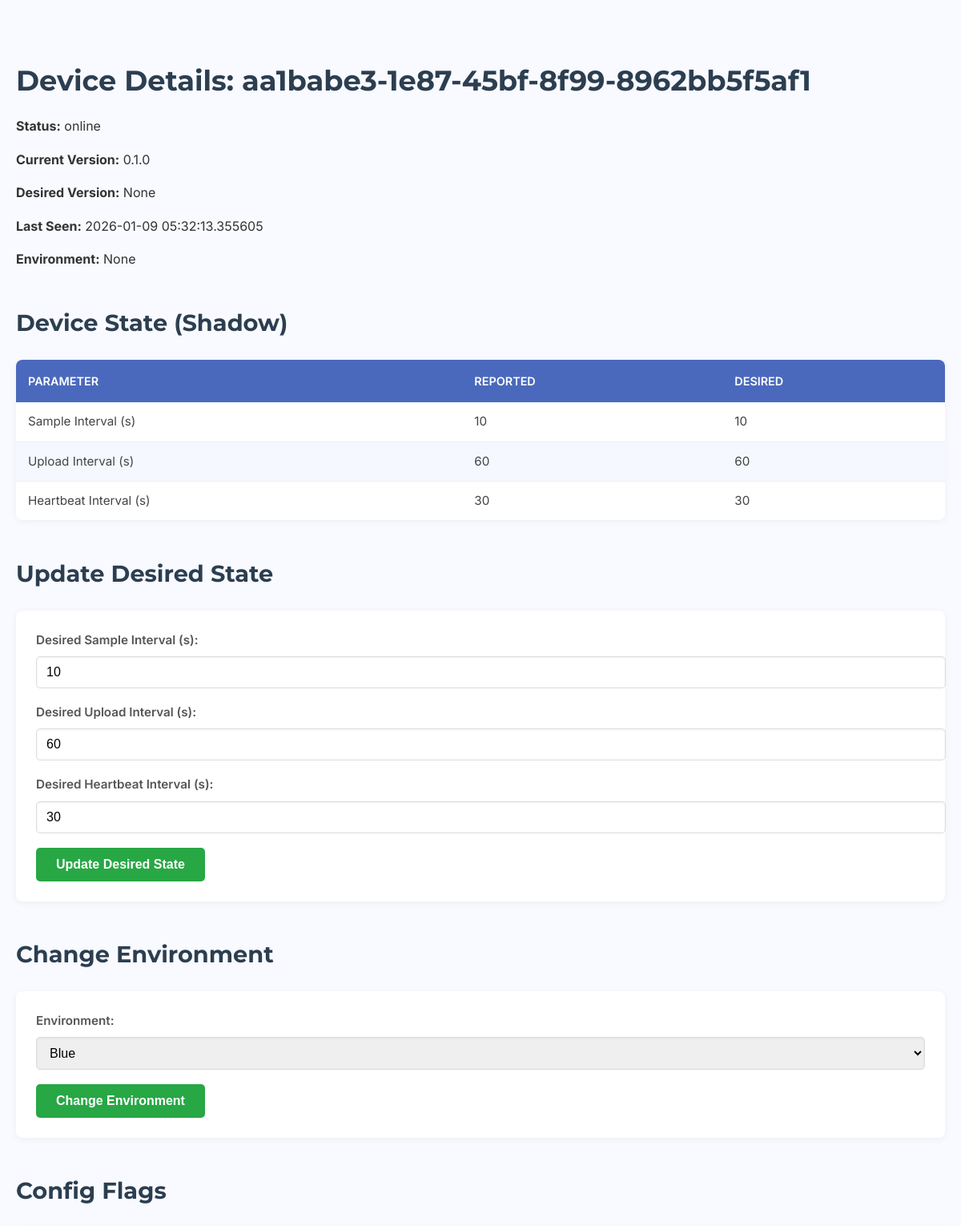
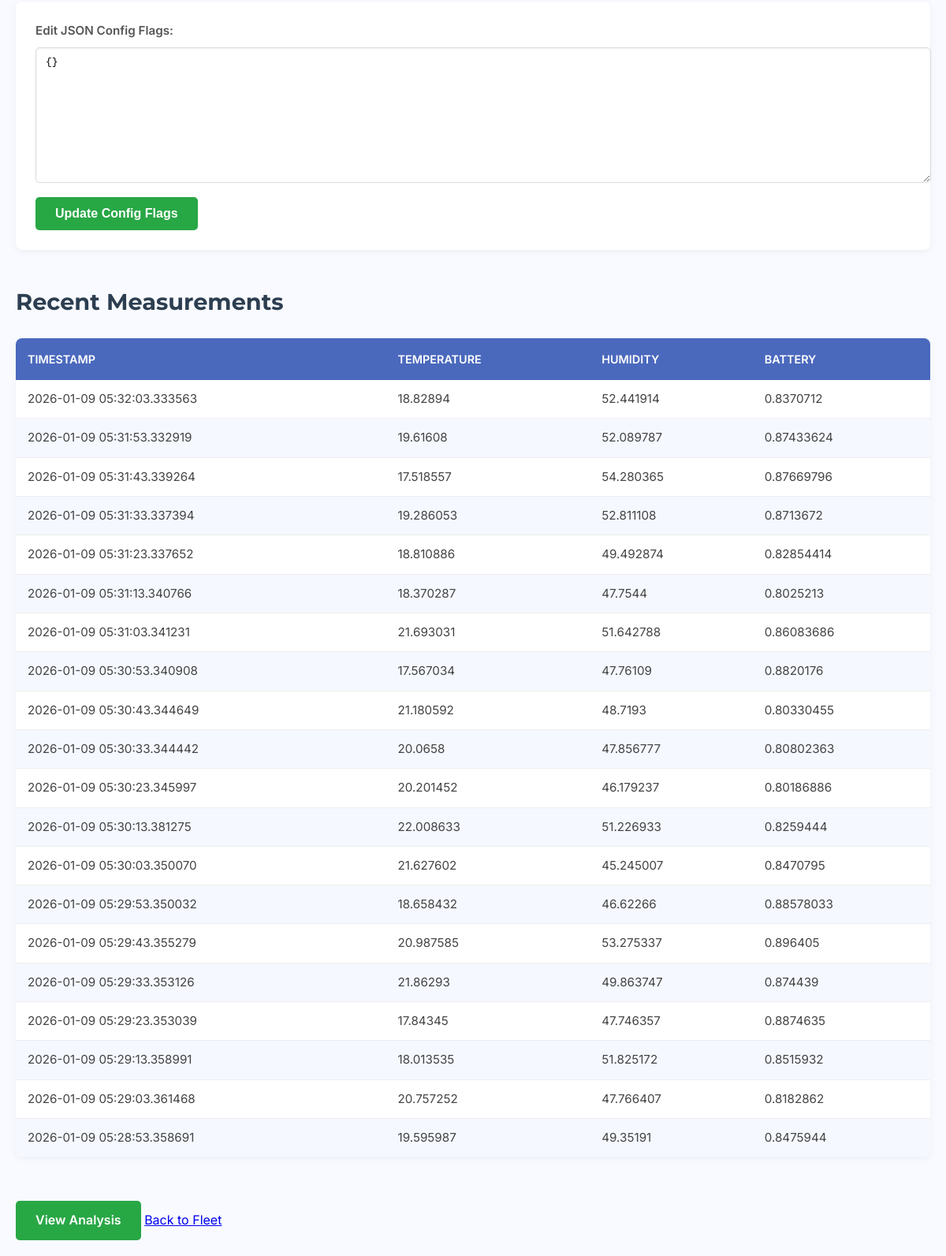
Page /devices/aa1babe3-1e87-45bf-8f99-8962bb5f5af1 on the committed database (2 pictures, top to bottom).
### app/models.py (models this page shows)
class Device(Base):
    __tablename__ = "devices"
    id = Column(String, primary_key=True, index=True)
    current_version = Column(String)
    desired_version = Column(String)
    last_seen = Column(DateTime, default=datetime.datetime.utcnow)
    status = Column(String)
    rollout_bucket = Column(Integer, default=lambda: random.randint(0, 99))
    environment = Column(String, default="blue")
    region = Column(String, nullable=True)
    hardware_rev = Column(String, nullable=True)
    reported_sample_interval_secs = Column(Integer, default=10)
    reported_upload_interval_secs = Column(Integer, default=60)
    reported_heartbeat_interval_secs = Column(Integer, default=30)
    desired_sample_interval_secs = Column(Integer, default=10)
    desired_upload_interval_secs = Column(Integer, default=60)
    desired_heartbeat_interval_secs = Column(Integer, default=30)
    config_flags = Column(String, nullable=True, default="{}")
    lifecycle_state = Column(String, default="new", nullable=False) # new, active, suspended, decommissioned
    auth_token = Column(String, unique=True, nullable=True, index=True)
    registered_at = Column(DateTime, nullable=True)
    lifecycle_state = Column(String, default="new", nullable=False) # new, active, suspended, decommissioned
    auth_token = Column(String, unique=True, nullable=True, index=True)
    registered_at = Column(DateTime, nullable=True)
    measurements = relationship("Measurement", back_populates="device")
    errors = relationship("DeviceError", back_populates="device")

### app/ui/views.py (the view)
@router.get("/devices/{device_id}", response_class=HTMLResponse)
async def read_device(request: Request, device_id: str, db: Session = Depends(get_db)):
    device = db.query(models.Device).filter(models.Device.id == device_id).first()
    if device:
        measurements = db.query(models.Measurement).filter(models.Measurement.device_id == device_id).order_by(models.Measurement.timestamp.desc()).limit(20).all()
        config_flags = {}
        if device.config_flags:
            try:
                config_flags = json.loads(device.config_flags)
            except json.JSONDecodeError:
                pass # Handle invalid JSON by returning empty dict
    else:
        measurements = []
        config_flags = {}
    return templates.TemplateResponse("device_detail.html", {"request": request, "device": device, "measurements": measurements, "config_flags": config_flags})

### app/database.py (called while the page is built)
def get_db():
    db = SessionLocal()
    try:
        yield db
    finally:
        db.close()

### app/ui/templates/device_detail.html (shortened to what this page needs)
{% extends "base.html" %}
{% block content %}
    {% if device %}
    <h1 class="text-2xl font-bold mb-4">Device Details: {{ device.id }}</h1>
    <p><strong>Status:</strong> {{ device.status }}</p>
    <p><strong>Current Version:</strong> {{ device.current_version }}</p>
    <p><strong>Desired Version:</strong> {{ device.desired_version }}</p>
    <p><strong>Last Seen:</strong> {{ device.last_seen }}</p>
    <p><strong>Environment:</strong> {{ device.environment }}</p>
    <h2>Device State (Shadow)</h2>
    <table>
        <thead>
            <tr>
                <th>Parameter</th>
                <th>Reported</th>
                <th>Desired</th>
            </tr>
        </thead>
        <tbody>
            <tr>
                <td>Sample Interval (s)</td>
                <td>{{ device.reported_sample_interval_secs }}</td>
                <td class="{% if device.reported_sample_interval_secs != device.desired_sample_interval_secs %}unconverged{% endif %}">{{ device.desired_sample_interval_secs }}</td>
            </tr>
            <tr>
                <td>Upload Interval (s)</td>
                <td>{{ device.reported_upload_interval_secs }}</td>
                <td class="{% if device.reported_upload_interval_secs != device.desired_upload_interval_secs %}unconverged{% endif %}">{{ device.desired_upload_interval_secs }}</td>
            </tr>
            <tr>
                <td>Heartbeat Interval (s)</td>
                <td>{{ device.reported_heartbeat_interval_secs }}</td>
                <td class="{% if device.reported_heartbeat_interval_secs != device.desired_heartbeat_interval_secs %}unconverged{% endif %}">{{ device.desired_heartbeat_interval_secs }}</td>
            </tr>
        </tbody>
    </table>
    <h2>Update Desired State</h2>
    <form id="update-state-form">
        <div class="control-group">
            <label for="desired_sample_interval_secs">Desired Sample Interval (s):</label>
            <input type="number" id="desired_sample_interval_secs" name="desired_sample_interval_secs" value="{{ device.desired_sample_interval_secs }}">
        </div>
        <div class="control-group">
            <label for="desired_upload_interval_secs">Desired Upload Interval (s):</label>
            <input type="number" id="desired_upload_interval_secs" name="desired_upload_interval_secs" value="{{ device.desired_upload_interval_secs }}">
        </div>
        <div class="control-group">
            <label for="desired_heartbeat_interval_secs">Desired Heartbeat Interval (s):</label>
            <input type="number" id="desired_heartbeat_interval_secs" name="desired_heartbeat_interval_secs" value="{{ device.desired_heartbeat_interval_secs }}">
        </div>
        <button type="submit">Update Desired State</button>
    </form>
    <h2>Change Environment</h2>
    <form id="update-environment-form">
        <div class="control-group">
            <label for="environment">Environment:</label>
            <select id="environment" name="environment">
                <option value="blue" {% if device.environment == 'blue' %}selected{% endif %}>Blue</option>
            </select>
        </div>
        <button type="submit">Change Environment</button>
    </form>
    <h2>Config Flags</h2>
    <form id="update-config-flags-form">
        <div class="control-group">
            <label for="config_flags_json">Edit JSON Config Flags:</label>
            <textarea id="config_flags_json" name="config_flags_json" rows="10" cols="50" class="w-full p-2 border rounded-md font-mono text-sm">{{ config_flags | tojson(indent=2) }}</textarea>
        </div>
        <button type="submit" class="bg-indigo-500 hover:bg-indigo-700 text-white font-bold py-2 px-4 rounded">
            Update Config Flags
        </button>
    </form>
    <h2>Recent Measurements</h2>
    <table>
        <thead>
            <tr>
                <th>Timestamp</th>
                <th>Temperature</th>
                <th>Humidity</th>
                <th>Battery</th>
            </tr>
        </thead>
        <tbody>
            {% for m in measurements %}
            <tr>
                <td>{{ m.timestamp }}</td>
                <td>{{ m.temp }}</td>
                <td>{{ m.humidity }}</td>
                <td>{{ m.battery }}</td>
            </tr>
            {% endfor %}
        </tbody>
    </table>
    {% else %}
    <h1>Device not found</h1>
    {% endif %}
    <br>
    <a href="/devices/{{ device.id }}/analysis" class="button">View Analysis</a>
    <a href="/">Back to Fleet</a>
{% endblock %}

### app/ui/static/main.css (style rules this page uses)
body { font-family: 'Inter', sans-serif; line-height: 1.6; color: #333; background-color: #f8faff; margin: 0; padding: 20px; -webkit-font-smoothing: antialiased; -moz-osx-font-smoothing: grayscale; }
h1, h2, h3, h4, h5, h6 { font-family: 'Montserrat', sans-serif; color: #2c3e50; margin-top: 1.5em; margin-bottom: 0.8em; font-weight: 700; }
h1 { font-size: 2.2em; }
h2 { font-size: 1.8em; }
form { background-color: #ffffff; padding: 25px; border-radius: 8px; box-shadow: 0 2px 10px rgba(0,0,0,0.05); margin-bottom: 30px; }
.control-group { margin-bottom: 18px; display: flex; flex-direction: column; }
.control-group label { font-weight: 600; color: #555; margin-bottom: 8px; font-size: 0.95em; }
.control-group input[type="range"], .control-group input[type="number"], .control-group input[type="text"], .control-group input[type="color"], .control-group select, .control-group textarea { width: 100%; padding: 10px 12px; border: 1px solid #dcdcdc; border-radius: 5px; font-size: 1em; box-shadow: inset 0 1px 3px rgba(0,0,0,0.06); transition: border-color 0.3s ease, box-shadow 0.3s ease; }
button[type="submit"], .button { background-color: #28a745; color: white; padding: 12px 25px; border: none; border-radius: 5px; font-size: 1em; font-weight: 600; cursor: pointer; transition: background-color 0.3s ease, transform 0.2s ease; display: inline-block; text-align: center; text-decoration: none; }
table { width: 100%; border-collapse: collapse; margin-bottom: 30px; background-color: #ffffff; box-shadow: 0 2px 10px rgba(0,0,0,0.05); border-radius: 8px; overflow: hidden; }
table thead th { background-color: #4a69bd; color: white; padding: 15px; text-align: left; font-size: 0.9em; font-weight: 600; text-transform: uppercase; }
table tbody tr:nth-child(even) { background-color: #f5f8ff; }
table td { padding: 12px 15px; border-bottom: 1px solid #eee; color: #444; font-size: 0.95em; }
table tbody tr:last-child td { border-bottom: none; }
textarea { resize: vertical; }
.mb-4 { margin-bottom: 1rem; }

### rows in the picture
Device: id "aa1babe3-1e87-45bf-8f99-8962bb5f5af1", status "online", current_version "0.1.0", desired_version "None", last_seen "2026-01-09 05:32:13.355605", environment "None", reported_sample_interval_secs "10", desired_sample_interval_secs "10", reported_upload_interval_secs "60", desired_upload_interval_secs "60", reported_heartbeat_interval_secs "30", desired_heartbeat_interval_secs "30"

### other values in the picture
{{ m.timestamp }} "2026-01-09 05:32:03.333563" "2026-01-09 05:31:53.332919" "2026-01-09 05:31:43.339264" "2026-01-09 05:31:33.337394" "2026-01-09 05:31:23.337652" "2026-01-09 05:31:13.340766" "2026-01-09 05:31:03.341231" "2026-01-09 05:30:53.340908" "2026-01-09 05:30:43.344649" "2026-01-09 05:30:33.344442" "2026-01-09 05:30:23.345997" "2026-01-09 05:30:13.381275" "2026-01-09 05:30:03.350070" "2026-01-09 05:29:53.350032" "2026-01-09 05:29:43.355279" "2026-01-09 05:29:33.353126" "2026-01-09 05:29:23.353039" "2026-01-09 05:29:13.358991" "2026-01-09 05:29:03.361468" "2026-01-09 05:28:53.358691"
{{ m.temp }} "18.82894" "19.61608" "17.518557" "19.286053" "18.810886" "18.370287" "21.693031" "17.567034" "21.180592" "20.0658" "20.201452" "22.008633" "21.627602" "18.658432" "20.987585" "21.86293" "17.84345" "18.013535" "20.757252" "19.595987"
{{ m.humidity }} "52.441914" "52.089787" "54.280365" "52.811108" "49.492874" "47.7544" "51.642788" "47.76109" "48.7193" "47.856777" "46.179237" "51.226933" "45.245007" "46.62266" "53.275337" "49.863747" "47.746357" "51.825172" "47.766407" "49.35191"
{{ m.battery }} "0.8370712" "0.87433624" "0.87669796" "0.8713672" "0.82854414" "0.8025213" "0.86083686" "0.8820176" "0.80330455" "0.80802363" "0.80186886" "0.8259444" "0.8470795" "0.88578033" "0.896405" "0.874439" "0.8874635" "0.8515932" "0.8182862" "0.8475944"
